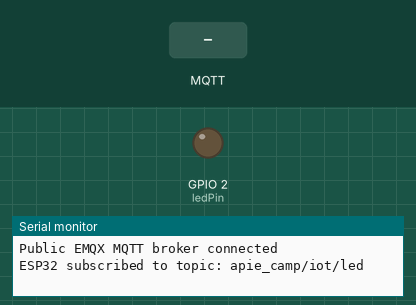
Recording of a sketch running on a simulated ESP32. Shown: output pins drawn as LEDs (lit = HIGH), the last lines printed to the serial monitor. The inputs (shaded band) are chosen by the test bench. WiFi joins after 1.5 s; servers stay silent unless stated; no MQTT or app messages arrive unless stated.

Above: at 2.7 s.
2.8 s: MQTT message "5" arrives on the first subscribed topic
At 3.3 s:
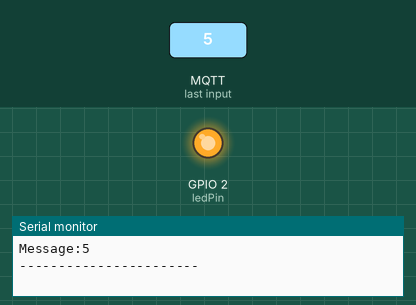
4.3 s: MQTT message "0" arrives on the first subscribed topic
At 5.5 s:
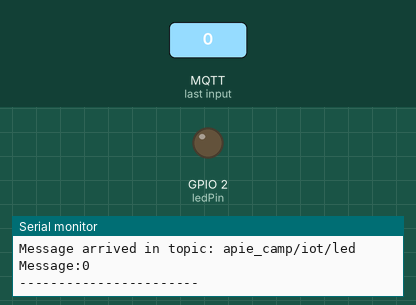
5.8 s: MQTT message "90" arrives on the first subscribed topic
At 6.8 s:
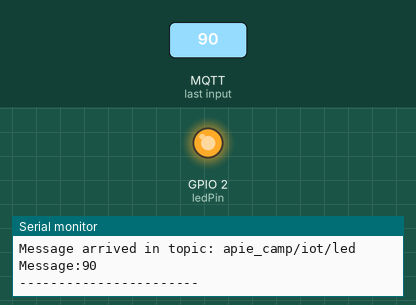
Timing chart, 0 to 8.8 s (numbered marks = the images above; inputs shaded):
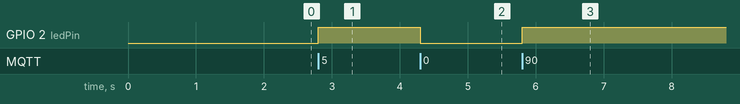

The sketch:

05_mqtt_sub.ino
```cpp
#include <WiFi.h>
#include <PubSubClient.h>

// WiFi
const char *ssid = "ASB"; // Enter your Wi-Fi name
const char *password = "zxcvbnm9";  // Enter Wi-Fi password

// MQTT Broker
const char *mqtt_broker = "broker.emqx.io";
const char *topic_sub = "apie_camp/iot/led";
const char *mqtt_username = "emqx";
const char *mqtt_password = "public";
const int mqtt_port = 1883;

unsigned long lastTime = 0;
unsigned long intervalTime = 10000;

const int ledPin = 2;

WiFiClient espClient;
PubSubClient client(espClient);

void connectToMqttBroker(){
  while (!client.connected()) {
    String client_id = "esp32-client-";
    client_id += String(WiFi.macAddress());
    Serial.printf("The client %s connects to the public MQTT broker\n", client_id.c_str());
    if (client.connect(client_id.c_str(), mqtt_username, mqtt_password)) {
        Serial.println("Public EMQX MQTT broker connected");
    } else {
        Serial.print("failed with state ");
        Serial.print(client.state());
        delay(2000);
    }
  }
}

void callback(char *topic, byte *payload, unsigned int length) {
  String sMsg;
  int iValue;
  Serial.print("Message arrived in topic: ");
  Serial.println(topic);
  Serial.print("Message:");
  for (int i = 0; i < length; i++) {
    sMsg += (char) payload[i];
  }
  Serial.println(sMsg);
  Serial.println("-----------------------");

  iValue = sMsg.toInt();
  if(iValue>0){
    digitalWrite(ledPin, HIGH);
  }
  else {
    digitalWrite(ledPin, LOW);
  }
}

void setup() {
  // Set software serial baud to 115200;
  Serial.begin(115200);

  pinMode(ledPin, OUTPUT);

  // Connecting to a WiFi network
  WiFi.begin(ssid, password);
  while (WiFi.status() != WL_CONNECTED) {
      delay(500);
      Serial.println("Connecting to WiFi..");
  }
  Serial.println("Connected to the Wi-Fi network");
  //connecting to a mqtt broker
  client.setServer(mqtt_broker, mqtt_port);
  client.setCallback(callback);

  connectToMqttBroker();

  if (client.subscribe(topic_sub)) {
    Serial.printf("ESP32 subscribed to topic: %s", topic_sub);
  }
  else {
    Serial.println("Failed to subscribe!!!");
  }
}

void loop() {
  client.loop();

  if ((millis() - lastTime) > intervalTime) {
    if (!client.connected()) {
      connectToMqttBroker();
    }
  }
}
```

Measured:
- after the input at 2.8 s, GPIO 2 (ledPin): LOW → HIGH at once
- after the input at 4.3 s, GPIO 2 (ledPin): HIGH → LOW at once
- after the input at 5.8 s, GPIO 2 (ledPin): LOW → HIGH at once
